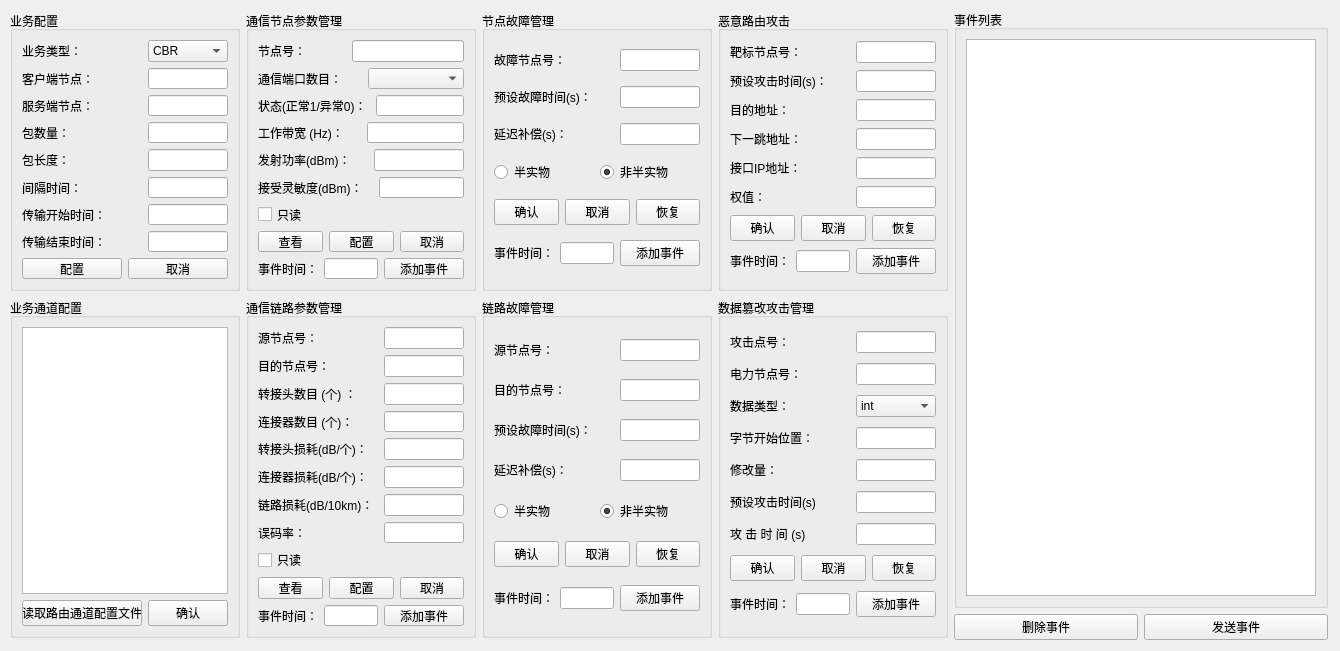
<?xml version="1.0" encoding="UTF-8"?>
<ui version="4.0">
 <class>comm_param_settings</class>
 <widget class="QWidget" name="comm_param_settings">
  <property name="geometry">
   <rect>
    <x>0</x>
    <y>0</y>
    <width>1340</width>
    <height>651</height>
   </rect>
  </property>
  <property name="windowTitle">
   <string>通信参数配置</string>
  </property>
  <property name="windowIcon">
   <iconset resource="../MidSoftUI/minsoft.qrc">
    <normaloff>:/power_32.png</normaloff>:/power_32.png</iconset>
  </property>
  <widget class="QWidget" name="">
   <property name="geometry">
    <rect>
     <x>10</x>
     <y>10</y>
     <width>1318</width>
     <height>630</height>
    </rect>
   </property>
   <layout class="QHBoxLayout" name="horizontalLayout_60">
    <item>
     <layout class="QVBoxLayout" name="verticalLayout_10">
      <item>
       <widget class="QGroupBox" name="groupBox_6">
        <property name="minimumSize">
         <size>
          <width>230</width>
          <height>280</height>
         </size>
        </property>
        <property name="maximumSize">
         <size>
          <width>230</width>
          <height>280</height>
         </size>
        </property>
        <property name="title">
         <string>业务配置</string>
        </property>
        <layout class="QVBoxLayout" name="verticalLayout_6">
         <item>
          <layout class="QHBoxLayout" name="horizontalLayout_33" stretch="5,10">
           <item>
            <widget class="QLabel" name="label_37">
             <property name="minimumSize">
              <size>
               <width>120</width>
               <height>0</height>
              </size>
             </property>
             <property name="text">
              <string>业务类型：</string>
             </property>
            </widget>
           </item>
           <item>
            <widget class="QComboBox" name="comboBox_3">
             <item>
              <property name="text">
               <string>CBR</string>
              </property>
             </item>
            </widget>
           </item>
          </layout>
         </item>
         <item>
          <layout class="QHBoxLayout" name="horizontalLayout_26">
           <item>
            <widget class="QLabel" name="label_38">
             <property name="minimumSize">
              <size>
               <width>120</width>
               <height>0</height>
              </size>
             </property>
             <property name="text">
              <string>客户端节点：  </string>
             </property>
            </widget>
           </item>
           <item>
            <widget class="QLineEdit" name="lineEdit_35"/>
           </item>
          </layout>
         </item>
         <item>
          <layout class="QHBoxLayout" name="horizontalLayout_28">
           <item>
            <widget class="QLabel" name="label_40">
             <property name="minimumSize">
              <size>
               <width>120</width>
               <height>0</height>
              </size>
             </property>
             <property name="text">
              <string>服务端节点：  </string>
             </property>
            </widget>
           </item>
           <item>
            <widget class="QLineEdit" name="lineEdit_36"/>
           </item>
          </layout>
         </item>
         <item>
          <layout class="QHBoxLayout" name="horizontalLayout_30">
           <item>
            <widget class="QLabel" name="label_42">
             <property name="minimumSize">
              <size>
               <width>120</width>
               <height>0</height>
              </size>
             </property>
             <property name="text">
              <string>包数量：      </string>
             </property>
            </widget>
           </item>
           <item>
            <widget class="QLineEdit" name="lineEdit_37"/>
           </item>
          </layout>
         </item>
         <item>
          <layout class="QHBoxLayout" name="horizontalLayout_27">
           <item>
            <widget class="QLabel" name="label_39">
             <property name="minimumSize">
              <size>
               <width>120</width>
               <height>0</height>
              </size>
             </property>
             <property name="text">
              <string>包长度：      </string>
             </property>
            </widget>
           </item>
           <item>
            <widget class="QLineEdit" name="lineEdit_42"/>
           </item>
          </layout>
         </item>
         <item>
          <layout class="QHBoxLayout" name="horizontalLayout_29">
           <item>
            <widget class="QLabel" name="label_41">
             <property name="minimumSize">
              <size>
               <width>120</width>
               <height>0</height>
              </size>
             </property>
             <property name="text">
              <string>间隔时间：    </string>
             </property>
            </widget>
           </item>
           <item>
            <widget class="QLineEdit" name="lineEdit_43"/>
           </item>
          </layout>
         </item>
         <item>
          <layout class="QHBoxLayout" name="horizontalLayout_31">
           <item>
            <widget class="QLabel" name="label_43">
             <property name="minimumSize">
              <size>
               <width>120</width>
               <height>0</height>
              </size>
             </property>
             <property name="text">
              <string>传输开始时间：</string>
             </property>
            </widget>
           </item>
           <item>
            <widget class="QLineEdit" name="lineEdit_44"/>
           </item>
          </layout>
         </item>
         <item>
          <layout class="QHBoxLayout" name="horizontalLayout_37">
           <item>
            <widget class="QLabel" name="label_44">
             <property name="minimumSize">
              <size>
               <width>120</width>
               <height>0</height>
              </size>
             </property>
             <property name="text">
              <string>传输结束时间：</string>
             </property>
            </widget>
           </item>
           <item>
            <widget class="QLineEdit" name="lineEdit_41"/>
           </item>
          </layout>
         </item>
         <item>
          <layout class="QHBoxLayout" name="horizontalLayout_38">
           <item>
            <widget class="QPushButton" name="pushButton_15">
             <property name="text">
              <string>配置</string>
             </property>
            </widget>
           </item>
           <item>
            <widget class="QPushButton" name="pushButton_16">
             <property name="text">
              <string>取消</string>
             </property>
            </widget>
           </item>
          </layout>
         </item>
        </layout>
       </widget>
      </item>
      <item>
       <widget class="QGroupBox" name="groupBox_5">
        <property name="minimumSize">
         <size>
          <width>230</width>
          <height>340</height>
         </size>
        </property>
        <property name="maximumSize">
         <size>
          <width>230</width>
          <height>340</height>
         </size>
        </property>
        <property name="title">
         <string>业务通道配置</string>
        </property>
        <layout class="QVBoxLayout" name="verticalLayout_5">
         <item>
          <widget class="QListView" name="listView"/>
         </item>
         <item>
          <layout class="QHBoxLayout" name="horizontalLayout_32">
           <item>
            <widget class="QPushButton" name="pushButton_13">
             <property name="text">
              <string>读取路由通道配置文件</string>
             </property>
            </widget>
           </item>
           <item>
            <widget class="QPushButton" name="pushButton_14">
             <property name="text">
              <string>确认</string>
             </property>
            </widget>
           </item>
          </layout>
         </item>
        </layout>
       </widget>
      </item>
     </layout>
    </item>
    <item>
     <layout class="QVBoxLayout" name="verticalLayout_11">
      <item>
       <widget class="QGroupBox" name="groupBox">
        <property name="minimumSize">
         <size>
          <width>230</width>
          <height>280</height>
         </size>
        </property>
        <property name="maximumSize">
         <size>
          <width>230</width>
          <height>280</height>
         </size>
        </property>
        <property name="title">
         <string>通信节点参数管理</string>
        </property>
        <layout class="QVBoxLayout" name="verticalLayout">
         <item>
          <layout class="QHBoxLayout" name="horizontalLayout">
           <item>
            <widget class="QLabel" name="label">
             <property name="text">
              <string>节点号：            </string>
             </property>
            </widget>
           </item>
           <item>
            <widget class="QLineEdit" name="lineEdit"/>
           </item>
          </layout>
         </item>
         <item>
          <layout class="QHBoxLayout" name="horizontalLayout_2" stretch="1,6">
           <item>
            <widget class="QLabel" name="label_2">
             <property name="text">
              <string>通信端口数目：      </string>
             </property>
            </widget>
           </item>
           <item>
            <widget class="QComboBox" name="comboBox"/>
           </item>
          </layout>
         </item>
         <item>
          <layout class="QHBoxLayout" name="horizontalLayout_3">
           <item>
            <widget class="QLabel" name="label_3">
             <property name="text">
              <string>状态(正常1/异常0)： </string>
             </property>
            </widget>
           </item>
           <item>
            <widget class="QLineEdit" name="lineEdit_21"/>
           </item>
          </layout>
         </item>
         <item>
          <layout class="QHBoxLayout" name="horizontalLayout_4">
           <item>
            <widget class="QLabel" name="label_4">
             <property name="text">
              <string>工作带宽 (Hz)：     </string>
             </property>
            </widget>
           </item>
           <item>
            <widget class="QLineEdit" name="lineEdit_2">
             <property name="enabled">
              <bool>true</bool>
             </property>
             <property name="text">
              <string/>
             </property>
            </widget>
           </item>
          </layout>
         </item>
         <item>
          <layout class="QHBoxLayout" name="horizontalLayout_5">
           <item>
            <widget class="QLabel" name="label_5">
             <property name="text">
              <string>发射功率(dBm)：     </string>
             </property>
            </widget>
           </item>
           <item>
            <widget class="QLineEdit" name="lineEdit_3"/>
           </item>
          </layout>
         </item>
         <item>
          <layout class="QHBoxLayout" name="horizontalLayout_6">
           <item>
            <widget class="QLabel" name="label_6">
             <property name="text">
              <string>接受灵敏度(dBm)：   </string>
             </property>
            </widget>
           </item>
           <item>
            <widget class="QLineEdit" name="lineEdit_4"/>
           </item>
          </layout>
         </item>
         <item>
          <widget class="QCheckBox" name="checkBox">
           <property name="text">
            <string>只读</string>
           </property>
          </widget>
         </item>
         <item>
          <layout class="QHBoxLayout" name="horizontalLayout_7">
           <item>
            <widget class="QPushButton" name="pushButton">
             <property name="text">
              <string>查看</string>
             </property>
            </widget>
           </item>
           <item>
            <widget class="QPushButton" name="pushButton_2">
             <property name="text">
              <string>配置</string>
             </property>
            </widget>
           </item>
           <item>
            <widget class="QPushButton" name="pushButton_3">
             <property name="text">
              <string>取消</string>
             </property>
            </widget>
           </item>
          </layout>
         </item>
         <item>
          <layout class="QHBoxLayout" name="horizontalLayout_54">
           <item>
            <widget class="QLabel" name="label_26">
             <property name="text">
              <string>事件时间：</string>
             </property>
            </widget>
           </item>
           <item>
            <widget class="QLineEdit" name="lineEdit_24"/>
           </item>
           <item>
            <widget class="QPushButton" name="pushButton_18">
             <property name="text">
              <string>添加事件</string>
             </property>
            </widget>
           </item>
          </layout>
         </item>
        </layout>
       </widget>
      </item>
      <item>
       <widget class="QGroupBox" name="groupBox_2">
        <property name="minimumSize">
         <size>
          <width>230</width>
          <height>340</height>
         </size>
        </property>
        <property name="maximumSize">
         <size>
          <width>230</width>
          <height>340</height>
         </size>
        </property>
        <property name="title">
         <string>通信链路参数管理</string>
        </property>
        <layout class="QVBoxLayout" name="verticalLayout_2">
         <item>
          <layout class="QHBoxLayout" name="horizontalLayout_8">
           <item>
            <widget class="QLabel" name="label_7">
             <property name="minimumSize">
              <size>
               <width>120</width>
               <height>0</height>
              </size>
             </property>
             <property name="text">
              <string>源节点号：         </string>
             </property>
            </widget>
           </item>
           <item>
            <widget class="QLineEdit" name="lineEdit_5"/>
           </item>
          </layout>
         </item>
         <item>
          <layout class="QHBoxLayout" name="horizontalLayout_9">
           <item>
            <widget class="QLabel" name="label_8">
             <property name="minimumSize">
              <size>
               <width>120</width>
               <height>0</height>
              </size>
             </property>
             <property name="text">
              <string>目的节点号：       </string>
             </property>
            </widget>
           </item>
           <item>
            <widget class="QLineEdit" name="lineEdit_6"/>
           </item>
          </layout>
         </item>
         <item>
          <layout class="QHBoxLayout" name="horizontalLayout_10">
           <item>
            <widget class="QLabel" name="label_9">
             <property name="minimumSize">
              <size>
               <width>120</width>
               <height>0</height>
              </size>
             </property>
             <property name="text">
              <string>转接头数目 (个) ： </string>
             </property>
            </widget>
           </item>
           <item>
            <widget class="QLineEdit" name="lineEdit_7"/>
           </item>
          </layout>
         </item>
         <item>
          <layout class="QHBoxLayout" name="horizontalLayout_11">
           <item>
            <widget class="QLabel" name="label_10">
             <property name="minimumSize">
              <size>
               <width>120</width>
               <height>0</height>
              </size>
             </property>
             <property name="text">
              <string>连接器数目 (个)：  </string>
             </property>
            </widget>
           </item>
           <item>
            <widget class="QLineEdit" name="lineEdit_8"/>
           </item>
          </layout>
         </item>
         <item>
          <layout class="QHBoxLayout" name="horizontalLayout_12">
           <item>
            <widget class="QLabel" name="label_11">
             <property name="minimumSize">
              <size>
               <width>120</width>
               <height>0</height>
              </size>
             </property>
             <property name="text">
              <string>转接头损耗(dB/个)：</string>
             </property>
            </widget>
           </item>
           <item>
            <widget class="QLineEdit" name="lineEdit_9"/>
           </item>
          </layout>
         </item>
         <item>
          <layout class="QHBoxLayout" name="horizontalLayout_13">
           <item>
            <widget class="QLabel" name="label_12">
             <property name="minimumSize">
              <size>
               <width>120</width>
               <height>0</height>
              </size>
             </property>
             <property name="text">
              <string>连接器损耗(dB/个)：</string>
             </property>
            </widget>
           </item>
           <item>
            <widget class="QLineEdit" name="lineEdit_10"/>
           </item>
          </layout>
         </item>
         <item>
          <layout class="QHBoxLayout" name="horizontalLayout_14">
           <item>
            <widget class="QLabel" name="label_13">
             <property name="minimumSize">
              <size>
               <width>120</width>
               <height>0</height>
              </size>
             </property>
             <property name="text">
              <string>链路损耗(dB/10km)：</string>
             </property>
            </widget>
           </item>
           <item>
            <widget class="QLineEdit" name="lineEdit_11"/>
           </item>
          </layout>
         </item>
         <item>
          <layout class="QHBoxLayout" name="horizontalLayout_15" stretch="6,7">
           <item>
            <widget class="QLabel" name="label_14">
             <property name="minimumSize">
              <size>
               <width>120</width>
               <height>0</height>
              </size>
             </property>
             <property name="text">
              <string>误码率：           </string>
             </property>
            </widget>
           </item>
           <item>
            <widget class="QLineEdit" name="lineEdit_12">
             <property name="enabled">
              <bool>true</bool>
             </property>
             <property name="dragEnabled">
              <bool>false</bool>
             </property>
             <property name="readOnly">
              <bool>false</bool>
             </property>
             <property name="clearButtonEnabled">
              <bool>false</bool>
             </property>
            </widget>
           </item>
          </layout>
         </item>
         <item>
          <widget class="QCheckBox" name="checkBox_2">
           <property name="text">
            <string>只读</string>
           </property>
          </widget>
         </item>
         <item>
          <layout class="QHBoxLayout" name="horizontalLayout_16">
           <item>
            <widget class="QPushButton" name="pushButton_4">
             <property name="text">
              <string>查看</string>
             </property>
            </widget>
           </item>
           <item>
            <widget class="QPushButton" name="pushButton_5">
             <property name="text">
              <string>配置</string>
             </property>
            </widget>
           </item>
           <item>
            <widget class="QPushButton" name="pushButton_6">
             <property name="text">
              <string>取消</string>
             </property>
            </widget>
           </item>
          </layout>
         </item>
         <item>
          <layout class="QHBoxLayout" name="horizontalLayout_55">
           <item>
            <widget class="QLabel" name="label_27">
             <property name="text">
              <string>事件时间：</string>
             </property>
            </widget>
           </item>
           <item>
            <widget class="QLineEdit" name="lineEdit_25"/>
           </item>
           <item>
            <widget class="QPushButton" name="pushButton_25">
             <property name="text">
              <string>添加事件</string>
             </property>
            </widget>
           </item>
          </layout>
         </item>
        </layout>
       </widget>
      </item>
     </layout>
    </item>
    <item>
     <layout class="QVBoxLayout" name="verticalLayout_12">
      <item>
       <widget class="QGroupBox" name="groupBox_3">
        <property name="minimumSize">
         <size>
          <width>230</width>
          <height>280</height>
         </size>
        </property>
        <property name="maximumSize">
         <size>
          <width>230</width>
          <height>280</height>
         </size>
        </property>
        <property name="title">
         <string>节点故障管理</string>
        </property>
        <layout class="QVBoxLayout" name="verticalLayout_3">
         <item>
          <layout class="QHBoxLayout" name="horizontalLayout_17">
           <item>
            <widget class="QLabel" name="label_15">
             <property name="minimumSize">
              <size>
               <width>120</width>
               <height>0</height>
              </size>
             </property>
             <property name="text">
              <string>故障节点号：     </string>
             </property>
            </widget>
           </item>
           <item>
            <widget class="QLineEdit" name="lineEdit_13"/>
           </item>
          </layout>
         </item>
         <item>
          <layout class="QHBoxLayout" name="horizontalLayout_18">
           <item>
            <widget class="QLabel" name="label_16">
             <property name="minimumSize">
              <size>
               <width>120</width>
               <height>0</height>
              </size>
             </property>
             <property name="text">
              <string>预设故障时间(s)：</string>
             </property>
            </widget>
           </item>
           <item>
            <widget class="QLineEdit" name="lineEdit_14"/>
           </item>
          </layout>
         </item>
         <item>
          <layout class="QHBoxLayout" name="horizontalLayout_19">
           <item>
            <widget class="QLabel" name="label_17">
             <property name="minimumSize">
              <size>
               <width>120</width>
               <height>0</height>
              </size>
             </property>
             <property name="text">
              <string>延迟补偿(s)：    </string>
             </property>
            </widget>
           </item>
           <item>
            <widget class="QLineEdit" name="lineEdit_15"/>
           </item>
          </layout>
         </item>
         <item>
          <layout class="QHBoxLayout" name="horizontalLayout_51">
           <item>
            <widget class="QRadioButton" name="radioButton">
             <property name="text">
              <string>半实物</string>
             </property>
            </widget>
           </item>
           <item>
            <widget class="QRadioButton" name="radioButton_2">
             <property name="text">
              <string>非半实物</string>
             </property>
             <property name="checked">
              <bool>true</bool>
             </property>
            </widget>
           </item>
          </layout>
         </item>
         <item>
          <layout class="QHBoxLayout" name="horizontalLayout_20">
           <item>
            <widget class="QPushButton" name="pushButton_7">
             <property name="text">
              <string>确认</string>
             </property>
            </widget>
           </item>
           <item>
            <widget class="QPushButton" name="pushButton_8">
             <property name="text">
              <string>取消</string>
             </property>
            </widget>
           </item>
           <item>
            <widget class="QPushButton" name="pushButton_9">
             <property name="text">
              <string>恢复</string>
             </property>
            </widget>
           </item>
          </layout>
         </item>
         <item>
          <layout class="QHBoxLayout" name="horizontalLayout_56">
           <item>
            <widget class="QLabel" name="label_28">
             <property name="text">
              <string>事件时间：</string>
             </property>
            </widget>
           </item>
           <item>
            <widget class="QLineEdit" name="lineEdit_26"/>
           </item>
           <item>
            <widget class="QPushButton" name="pushButton_26">
             <property name="text">
              <string>添加事件</string>
             </property>
            </widget>
           </item>
          </layout>
         </item>
        </layout>
       </widget>
      </item>
      <item>
       <widget class="QGroupBox" name="groupBox_4">
        <property name="minimumSize">
         <size>
          <width>230</width>
          <height>340</height>
         </size>
        </property>
        <property name="maximumSize">
         <size>
          <width>230</width>
          <height>340</height>
         </size>
        </property>
        <property name="title">
         <string>链路故障管理</string>
        </property>
        <layout class="QVBoxLayout" name="verticalLayout_4">
         <item>
          <layout class="QHBoxLayout" name="horizontalLayout_21">
           <item>
            <widget class="QLabel" name="label_18">
             <property name="minimumSize">
              <size>
               <width>120</width>
               <height>0</height>
              </size>
             </property>
             <property name="text">
              <string>源节点号：       </string>
             </property>
            </widget>
           </item>
           <item>
            <widget class="QLineEdit" name="lineEdit_16"/>
           </item>
          </layout>
         </item>
         <item>
          <layout class="QHBoxLayout" name="horizontalLayout_22">
           <item>
            <widget class="QLabel" name="label_19">
             <property name="minimumSize">
              <size>
               <width>120</width>
               <height>0</height>
              </size>
             </property>
             <property name="text">
              <string>目的节点号：     </string>
             </property>
            </widget>
           </item>
           <item>
            <widget class="QLineEdit" name="lineEdit_17"/>
           </item>
          </layout>
         </item>
         <item>
          <layout class="QHBoxLayout" name="horizontalLayout_23">
           <item>
            <widget class="QLabel" name="label_20">
             <property name="minimumSize">
              <size>
               <width>120</width>
               <height>0</height>
              </size>
             </property>
             <property name="text">
              <string>预设故障时间(s)：</string>
             </property>
            </widget>
           </item>
           <item>
            <widget class="QLineEdit" name="lineEdit_18"/>
           </item>
          </layout>
         </item>
         <item>
          <layout class="QHBoxLayout" name="horizontalLayout_24">
           <item>
            <widget class="QLabel" name="label_21">
             <property name="minimumSize">
              <size>
               <width>120</width>
               <height>0</height>
              </size>
             </property>
             <property name="text">
              <string>延迟补偿(s)：    </string>
             </property>
            </widget>
           </item>
           <item>
            <widget class="QLineEdit" name="lineEdit_19"/>
           </item>
          </layout>
         </item>
         <item>
          <layout class="QHBoxLayout" name="horizontalLayout_52">
           <item>
            <widget class="QRadioButton" name="radioButton_3">
             <property name="text">
              <string>半实物</string>
             </property>
            </widget>
           </item>
           <item>
            <widget class="QRadioButton" name="radioButton_4">
             <property name="text">
              <string>非半实物</string>
             </property>
             <property name="checked">
              <bool>true</bool>
             </property>
            </widget>
           </item>
          </layout>
         </item>
         <item>
          <layout class="QHBoxLayout" name="horizontalLayout_25">
           <item>
            <widget class="QPushButton" name="pushButton_10">
             <property name="text">
              <string>确认</string>
             </property>
            </widget>
           </item>
           <item>
            <widget class="QPushButton" name="pushButton_11">
             <property name="text">
              <string>取消</string>
             </property>
            </widget>
           </item>
           <item>
            <widget class="QPushButton" name="pushButton_12">
             <property name="text">
              <string>恢复</string>
             </property>
            </widget>
           </item>
          </layout>
         </item>
         <item>
          <layout class="QHBoxLayout" name="horizontalLayout_57">
           <item>
            <widget class="QLabel" name="label_29">
             <property name="text">
              <string>事件时间：</string>
             </property>
            </widget>
           </item>
           <item>
            <widget class="QLineEdit" name="lineEdit_27"/>
           </item>
           <item>
            <widget class="QPushButton" name="pushButton_27">
             <property name="text">
              <string>添加事件</string>
             </property>
            </widget>
           </item>
          </layout>
         </item>
        </layout>
       </widget>
      </item>
     </layout>
    </item>
    <item>
     <layout class="QVBoxLayout" name="verticalLayout_13">
      <item>
       <widget class="QGroupBox" name="groupBox_8">
        <property name="minimumSize">
         <size>
          <width>230</width>
          <height>280</height>
         </size>
        </property>
        <property name="maximumSize">
         <size>
          <width>230</width>
          <height>280</height>
         </size>
        </property>
        <property name="title">
         <string>恶意路由攻击</string>
        </property>
        <layout class="QVBoxLayout" name="verticalLayout_8">
         <item>
          <layout class="QHBoxLayout" name="horizontalLayout_43">
           <item>
            <widget class="QLabel" name="label_55">
             <property name="minimumSize">
              <size>
               <width>120</width>
               <height>0</height>
              </size>
             </property>
             <property name="text">
              <string>靶标节点号：       </string>
             </property>
            </widget>
           </item>
           <item>
            <widget class="QLineEdit" name="lineEdit_48"/>
           </item>
          </layout>
         </item>
         <item>
          <layout class="QHBoxLayout" name="horizontalLayout_44">
           <item>
            <widget class="QLabel" name="label_56">
             <property name="minimumSize">
              <size>
               <width>120</width>
               <height>0</height>
              </size>
             </property>
             <property name="text">
              <string>预设攻击时间(s)：  </string>
             </property>
            </widget>
           </item>
           <item>
            <widget class="QLineEdit" name="lineEdit_49"/>
           </item>
          </layout>
         </item>
         <item>
          <layout class="QHBoxLayout" name="horizontalLayout_45">
           <item>
            <widget class="QLabel" name="label_57">
             <property name="minimumSize">
              <size>
               <width>120</width>
               <height>0</height>
              </size>
             </property>
             <property name="text">
              <string>目的地址：         </string>
             </property>
            </widget>
           </item>
           <item>
            <widget class="QLineEdit" name="lineEdit_50"/>
           </item>
          </layout>
         </item>
         <item>
          <layout class="QHBoxLayout" name="horizontalLayout_46">
           <item>
            <widget class="QLabel" name="label_58">
             <property name="minimumSize">
              <size>
               <width>120</width>
               <height>0</height>
              </size>
             </property>
             <property name="text">
              <string>下一跳地址：       </string>
             </property>
            </widget>
           </item>
           <item>
            <widget class="QLineEdit" name="lineEdit_51"/>
           </item>
          </layout>
         </item>
         <item>
          <layout class="QHBoxLayout" name="horizontalLayout_47">
           <item>
            <widget class="QLabel" name="label_59">
             <property name="minimumSize">
              <size>
               <width>120</width>
               <height>0</height>
              </size>
             </property>
             <property name="text">
              <string>接口IP地址：       </string>
             </property>
            </widget>
           </item>
           <item>
            <widget class="QLineEdit" name="lineEdit_52"/>
           </item>
          </layout>
         </item>
         <item>
          <layout class="QHBoxLayout" name="horizontalLayout_48">
           <item>
            <widget class="QLabel" name="label_60">
             <property name="minimumSize">
              <size>
               <width>120</width>
               <height>0</height>
              </size>
             </property>
             <property name="text">
              <string>权值：             </string>
             </property>
            </widget>
           </item>
           <item>
            <widget class="QLineEdit" name="lineEdit_53"/>
           </item>
          </layout>
         </item>
         <item>
          <layout class="QHBoxLayout" name="horizontalLayout_49">
           <item>
            <widget class="QPushButton" name="pushButton_22">
             <property name="text">
              <string>确认</string>
             </property>
            </widget>
           </item>
           <item>
            <widget class="QPushButton" name="pushButton_23">
             <property name="text">
              <string>取消</string>
             </property>
            </widget>
           </item>
           <item>
            <widget class="QPushButton" name="pushButton_24">
             <property name="text">
              <string>恢复</string>
             </property>
            </widget>
           </item>
          </layout>
         </item>
         <item>
          <layout class="QHBoxLayout" name="horizontalLayout_58">
           <item>
            <widget class="QLabel" name="label_30">
             <property name="text">
              <string>事件时间：</string>
             </property>
            </widget>
           </item>
           <item>
            <widget class="QLineEdit" name="lineEdit_28"/>
           </item>
           <item>
            <widget class="QPushButton" name="pushButton_28">
             <property name="text">
              <string>添加事件</string>
             </property>
            </widget>
           </item>
          </layout>
         </item>
        </layout>
       </widget>
      </item>
      <item>
       <widget class="QGroupBox" name="groupBox_7">
        <property name="minimumSize">
         <size>
          <width>230</width>
          <height>340</height>
         </size>
        </property>
        <property name="maximumSize">
         <size>
          <width>230</width>
          <height>340</height>
         </size>
        </property>
        <property name="title">
         <string>数据篡改攻击管理</string>
        </property>
        <layout class="QVBoxLayout" name="verticalLayout_7">
         <item>
          <layout class="QHBoxLayout" name="horizontalLayout_39">
           <item>
            <widget class="QLabel" name="label_52">
             <property name="minimumSize">
              <size>
               <width>120</width>
               <height>0</height>
              </size>
             </property>
             <property name="text">
              <string>攻击点号：     </string>
             </property>
            </widget>
           </item>
           <item>
            <widget class="QLineEdit" name="lineEdit_45"/>
           </item>
          </layout>
         </item>
         <item>
          <layout class="QHBoxLayout" name="horizontalLayout_34">
           <item>
            <widget class="QLabel" name="label_22">
             <property name="minimumSize">
              <size>
               <width>120</width>
               <height>0</height>
              </size>
             </property>
             <property name="text">
              <string>电力节点号：   </string>
             </property>
            </widget>
           </item>
           <item>
            <widget class="QLineEdit" name="lineEdit_20"/>
           </item>
          </layout>
         </item>
         <item>
          <layout class="QHBoxLayout" name="horizontalLayout_35" stretch="2,4">
           <item>
            <widget class="QLabel" name="label_23">
             <property name="minimumSize">
              <size>
               <width>120</width>
               <height>0</height>
              </size>
             </property>
             <property name="text">
              <string>数据类型：     </string>
             </property>
            </widget>
           </item>
           <item>
            <widget class="QComboBox" name="comboBox_4">
             <item>
              <property name="text">
               <string>int</string>
              </property>
             </item>
             <item>
              <property name="text">
               <string>float</string>
              </property>
             </item>
             <item>
              <property name="text">
               <string>double</string>
              </property>
             </item>
             <item>
              <property name="text">
               <string>char</string>
              </property>
             </item>
            </widget>
           </item>
          </layout>
         </item>
         <item>
          <layout class="QHBoxLayout" name="horizontalLayout_36">
           <item>
            <widget class="QLabel" name="label_24">
             <property name="minimumSize">
              <size>
               <width>120</width>
               <height>0</height>
              </size>
             </property>
             <property name="text">
              <string>字节开始位置： </string>
             </property>
            </widget>
           </item>
           <item>
            <widget class="QLineEdit" name="lineEdit_22"/>
           </item>
          </layout>
         </item>
         <item>
          <layout class="QHBoxLayout" name="horizontalLayout_50">
           <item>
            <widget class="QLabel" name="label_25">
             <property name="minimumSize">
              <size>
               <width>120</width>
               <height>0</height>
              </size>
             </property>
             <property name="text">
              <string>修改量：       </string>
             </property>
            </widget>
           </item>
           <item>
            <widget class="QLineEdit" name="lineEdit_23"/>
           </item>
          </layout>
         </item>
         <item>
          <layout class="QHBoxLayout" name="horizontalLayout_40">
           <item>
            <widget class="QLabel" name="label_53">
             <property name="minimumSize">
              <size>
               <width>120</width>
               <height>0</height>
              </size>
             </property>
             <property name="text">
              <string>预设攻击时间(s)</string>
             </property>
            </widget>
           </item>
           <item>
            <widget class="QLineEdit" name="lineEdit_46"/>
           </item>
          </layout>
         </item>
         <item>
          <layout class="QHBoxLayout" name="horizontalLayout_41">
           <item>
            <widget class="QLabel" name="label_54">
             <property name="minimumSize">
              <size>
               <width>120</width>
               <height>0</height>
              </size>
             </property>
             <property name="text">
              <string>攻 击 时 间 (s)</string>
             </property>
            </widget>
           </item>
           <item>
            <widget class="QLineEdit" name="lineEdit_47"/>
           </item>
          </layout>
         </item>
         <item>
          <layout class="QHBoxLayout" name="horizontalLayout_42">
           <item>
            <widget class="QPushButton" name="pushButton_19">
             <property name="text">
              <string>确认</string>
             </property>
            </widget>
           </item>
           <item>
            <widget class="QPushButton" name="pushButton_20">
             <property name="text">
              <string>取消</string>
             </property>
            </widget>
           </item>
           <item>
            <widget class="QPushButton" name="pushButton_21">
             <property name="text">
              <string>恢复</string>
             </property>
            </widget>
           </item>
          </layout>
         </item>
         <item>
          <layout class="QHBoxLayout" name="horizontalLayout_59">
           <item>
            <widget class="QLabel" name="label_31">
             <property name="text">
              <string>事件时间：</string>
             </property>
            </widget>
           </item>
           <item>
            <widget class="QLineEdit" name="lineEdit_29"/>
           </item>
           <item>
            <widget class="QPushButton" name="pushButton_29">
             <property name="text">
              <string>添加事件</string>
             </property>
            </widget>
           </item>
          </layout>
         </item>
        </layout>
       </widget>
      </item>
     </layout>
    </item>
    <item>
     <layout class="QVBoxLayout" name="verticalLayout_14">
      <item>
       <widget class="QGroupBox" name="groupBox_9">
        <property name="minimumSize">
         <size>
          <width>360</width>
          <height>0</height>
         </size>
        </property>
        <property name="title">
         <string>事件列表</string>
        </property>
        <layout class="QVBoxLayout" name="verticalLayout_9">
         <item>
          <widget class="QTableView" name="tableView">
           <property name="sizePolicy">
            <sizepolicy hsizetype="Expanding" vsizetype="Expanding">
             <horstretch>0</horstretch>
             <verstretch>0</verstretch>
            </sizepolicy>
           </property>
           <property name="minimumSize">
            <size>
             <width>340</width>
             <height>0</height>
            </size>
           </property>
           <property name="maximumSize">
            <size>
             <width>16777215</width>
             <height>16777215</height>
            </size>
           </property>
          </widget>
         </item>
        </layout>
       </widget>
      </item>
      <item>
       <layout class="QHBoxLayout" name="horizontalLayout_53">
        <item>
         <widget class="QPushButton" name="pushButton_30">
          <property name="text">
           <string>删除事件</string>
          </property>
         </widget>
        </item>
        <item>
         <widget class="QPushButton" name="pushButton_17">
          <property name="text">
           <string>发送事件</string>
          </property>
         </widget>
        </item>
       </layout>
      </item>
     </layout>
    </item>
   </layout>
  </widget>
 </widget>
 <resources>
  <include location="../MidSoftUI/minsoft.qrc"/>
 </resources>
 <connections/>
</ui>
